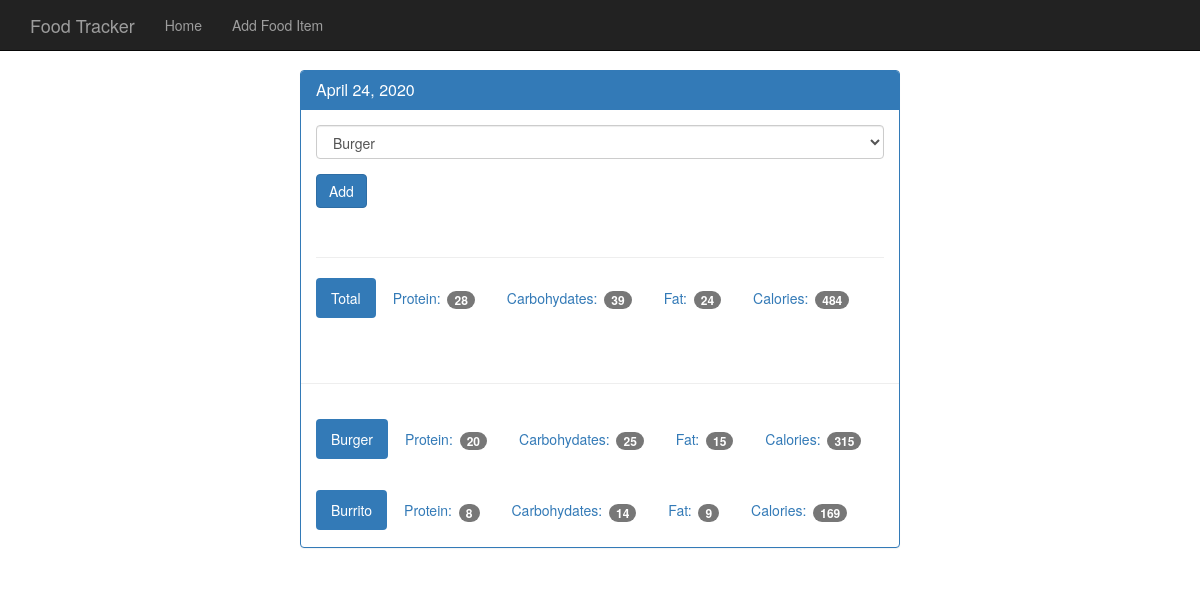
The page /view/20200424 on the database its author committed.
### tables this page shows
CREATE TABLE food (
    id integer primary key autoincrement,
    name text not null,
    protein integer not null,
    carbohydrates integer not null,
    fat integer not null,
    calories integer not null
);

### app.py (the view)
@app.route('/view/<date>', methods=['GET', 'POST']) #date is something like 20200415
def view(date):
    db = get_db()
    cur = db.execute('SELECT id, entry_date FROM log_date WHERE entry_date=?', [date])
    date_result = cur.fetchone()
    if request.method == 'POST':
        db.execute('INSERT INTO food_date (food_id, log_date_id) VALUES (?, ?)',\
            [request.form['food-select'], date_result['id']])
        db.commit()
    d = datetime.strptime(str(date_result['entry_date']), '%Y%m%d')
    pretty_date = d.strftime('%B %d, %Y')
    food_cur = db.execute('SELECT id, name FROM food ORDER BY name ASC')
    food_results  = food_cur.fetchall()
    log_cur = db.execute('''SELECT food.name, food.protein, food.carbohydrates, food.fat, food.calories from log_date
                            JOIN food_date
                            ON food_date.log_date_id = log_date.id
                            JOIN food
                            ON food.id = food_date.food_id
                            WHERE log_date.entry_date = ?''', [date])
    log_results = log_cur.fetchall()
    totals = {
        'protein' : 0,
        'carbohydrates' : 0,
        'fat' : 0,
        'calories' : 0
    }
    for food in log_results:
        totals['protein'] += food['protein']
        totals['carbohydrates'] += food['carbohydrates']
        totals['fat'] += food['fat']
        totals['calories'] += food['calories']
    return render_template('day.html',
                            entry_date=date,
                            pretty_date=pretty_date,
                            food_results=food_results,
                            log_results=log_results,
                            totals=totals)

### database.py (called while the page is built)
def connect_db():
    sql = sqlite3.connect('/Users/gsarchioni/Desktop/Data Science/Deployment/flask_udemy/food_tracking_app/food_log.db')
    sql.row_factory = sqlite3.Row
    return sql

def get_db():
    if not hasattr(g, 'sqlite_db'):
        g.sqlite_db = connect_db()
    return g.sqlite_db

### templates/day.html
{% extends "base.html" %}
{% block body %}
    <nav class="navbar navbar-inverse navbar-fixed-top">
      <div class="container">
        <div class="navbar-header">
          <a class="navbar-brand" href="{{ url_for('index') }}">Food Tracker</a>
        </div>
        <div id="navbar" class="navbar-collapse collapse">
          <ul class="nav navbar-nav">
            <li><a href="{{ url_for('index') }}">Home</a></li>
            <li><a href="{{ url_for('food') }}">Add Food Item</a></li>
          </ul>
        </div>
      </div>
    </nav>
    <div class="container theme-showcase col-sm-6 col-sm-offset-3" role="main">
      <div class="row">
        <div>
          <div class="panel panel-primary">
            <div class="panel-heading">
              <h3 class="panel-title">{{ pretty_date }}</h3>
            </div>
            <div class="panel-body">
              <form method="POST" action="{{ url_for('view', date = entry_date) }}">
                <div class="form-group">
                  <select class="form-control" name="food-select">
                    {% for f in food_results %}
                    <option value={{ f.id }}>{{ f.name }}</option>
                    {% endfor %}
                  </select>
                </div>
                <button type="submit" class="btn btn-primary">Add</button>
              </form>
              <div class="page-header"></div>
              <ul class="nav nav-pills" role="tablist">
                <li class="active"><a>Total</a></li>
                <li><a>Protein: <span class="badge">{{ totals.protein }}</span></a></li>
                <li><a>Carbohydates: <span class="badge">{{ totals.carbohydrates}}</span></a></li>
                <li><a>Fat: <span class="badge">{{ totals.fat }}</span></a></li>
                <li><a>Calories: <span class="badge">{{ totals.calories}}</span></a></li>
              </ul>
            </div>
            <div class="page-header"></div>
            {% for food in log_results %}
            <div class="panel-body">
              <ul class="nav nav-pills" role="tablist">
                <li class="active"><a>{{ food.name }}</a></li>
                <li><a>Protein: <span class="badge">{{ food.protein }}</span></a></li>
                <li><a>Carbohydates: <span class="badge">{{ food.carbohydrates }}</span></a></li>
                <li><a>Fat: <span class="badge">{{ food.fat }}</span></a></li>
                <li><a>Calories: <span class="badge">{{ food.calories }}</span></a></li>
              </ul>
            </div>
            {% endfor %}
          </div>
        </div>
      </div>
    </div>
{% endblock  %}

### static/theme.css (style rules this page uses)
body { padding-top: 70px; padding-bottom: 30px; }

### rows shown on the page
food: name "Burger", protein "20", carbohydrates "25", fat "15", calories "315"
food: name "Burrito", protein "8", carbohydrates "14", fat "9", calories "169"

### other values the page prints
{{ pretty_date }} "April 24, 2020"
{{ totals.protein }} "28"
{{ totals.carbohydrates }} "39"
{{ totals.fat }} "24"
{{ totals.calories }} "484"
form field food-select "Burger"
